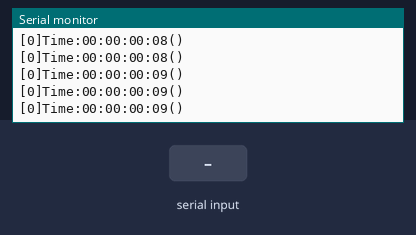
Recording of a sketch running on a simulated Arduino Uno, built with avr-gcc and run on an emulated ATmega328P. Parts: the last lines printed to the serial monitor. The test bench sets the inputs (shaded band).

Above: at 1.2 s.
1.3 s: "90,45\n" received over Serial
At 2.3 s:
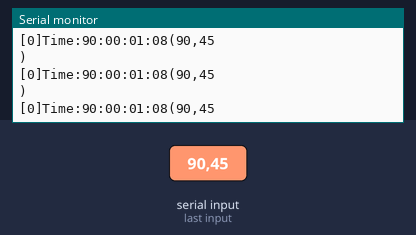
2.9 s: "10\n" received over Serial
At 3.9 s:
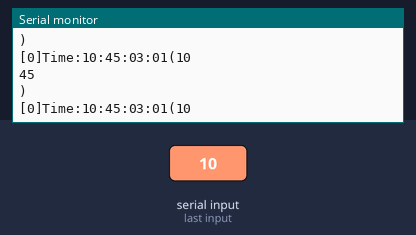
4.5 s: "30,150\n" received over Serial
At 5.1 s:
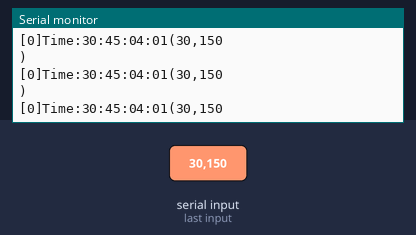
7.5 s: "60\n" received over Serial
At 8.6 s:
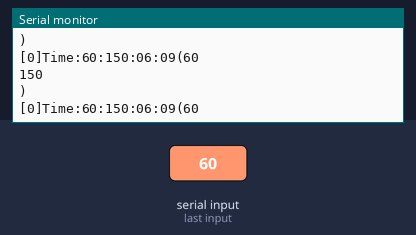
10.5 s: "90 45 200 \n" received over Serial
At 11.0 s:
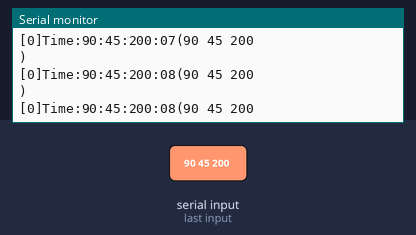
12.1 s: "24\n" received over Serial
At 12.8 s:
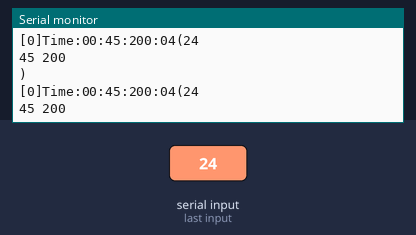
Timing chart, 0 to 14.8 s (numbered marks = the images above; inputs shaded):
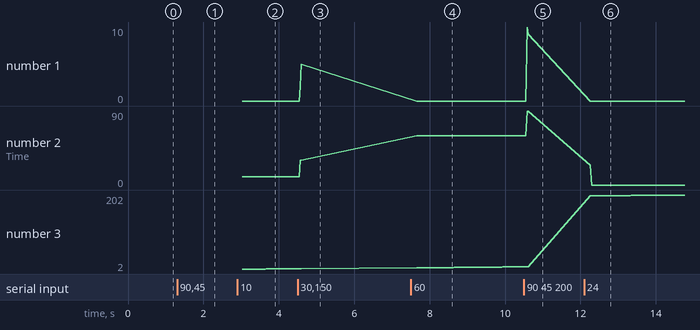

Measured:
- after the input at 1.3 s, the serial monitor: prints a new line after 0.09 s (image 1)
- after the input at 2.9 s, the serial monitor: prints a new line after 0.07 s (image 2)
- after the input at 4.5 s, the serial monitor: prints a new line after 0.07 s (image 3)
- after the input at 7.5 s, the serial monitor: prints a new line after 0.09 s (image 4)
- after the input at 10.5 s, the serial monitor: prints a new line after 0.09 s (image 5)
- after the input at 12.1 s, the serial monitor: prints a new line after 0.09 s (image 6)
- plotted number 2: 10 → 30 after the input at 4.5 s, 30 → 60 after the input at 7.5 s, 60 → 90 after the input at 10.5 s

The sketch:

A02-Arduino-Serial.ino
```cpp
/*
sprintf --> Gather variables into a string for Serial Print
 sprintf(string,"format",variables);

sscanf  --> Read a string from Serial Input and set various variables.
  sscanf (string,"format",&variables);

http://www.cplusplus.com/reference/cstdio/

Serial Communication  ( By Flyandance )
This is a simple clock program for learning how to use Serial
[0]Time:00:00:00:00() <<--This is the Output text from Serial Print
[0] <<-- This is the numbers of bytes in Serial Read buffer (Or number of characters that you have typed in)
Time:00:00:00:00 <<-- This is the time
() <<-- This is your entered string

To set the time, type: #HR[space]#MIN[space]#SEC[space]; for instance 12:34:55 --> (12 34 55 )
You can type in letters too. To clear your inputs, enter few [space]

You can only enter 15 characters/bytes because of the limited size of our array :incoming[15];
But the Serial read buffer supports up to 64 bytes.
 */


int tmsec,tsec,tmin,thr;
unsigned long ta,tb;
char print_string[40];
char incoming[15];
byte c;

void setup (){
  Serial.begin(9600);
   }

void loop  (){

  Serial.println (print_string);

  if (!Serial.available()) {
  c=0;
  }

  if (Serial.available()) {
  incoming[c]=Serial.read();
  c++;
  sscanf (incoming,"%d %d %d ",&thr,&tmin,&tsec);
  }


 sprintf(print_string,"[%01d]Time:%02d:%02d:%02d:%02d(%s)",Serial.available(),thr,tmin,tsec,tmsec,incoming);


  ta=millis();
  if(ta-tb>=100){
    tmsec++;
    tb=ta;
  }

  if(tmsec==10){tmsec=0;tsec++;}
  if(tsec==60){tsec=0;tmin++;}
  if(tmin==60){tmin=0;thr++;}
  if(thr==24){thr=0;}


  }


  /*
  Handy ASCII Table ~ Character Map
!, dec: 33, hex: 21
", dec: 34, hex: 22
#, dec: 35, hex: 23
$, dec: 36, hex: 24
%, dec: 37, hex: 25
&, dec: 38, hex: 26
', dec: 39, hex: 27
(, dec: 40, hex: 28
), dec: 41, hex: 29
*, dec: 42, hex: 2A
+, dec: 43, hex: 2B
,, dec: 44, hex: 2C
-, dec: 45, hex: 2D
., dec: 46, hex: 2E
/, dec: 47, hex: 2F
0, dec: 48, hex: 30
1, dec: 49, hex: 31
2, dec: 50, hex: 32
3, dec: 51, hex: 33
4, dec: 52, hex: 34
5, dec: 53, hex: 35
6, dec: 54, hex: 36
7, dec: 55, hex: 37
8, dec: 56, hex: 38
9, dec: 57, hex: 39
:, dec: 58, hex: 3A
;, dec: 59, hex: 3B
<, dec: 60, hex: 3C
=, dec: 61, hex: 3D
>, dec: 62, hex: 3E
?, dec: 63, hex: 3F
@, dec: 64, hex: 40
A, dec: 65, hex: 41
B, dec: 66, hex: 42
C, dec: 67, hex: 43
D, dec: 68, hex: 44
E, dec: 69, hex: 45
F, dec: 70, hex: 46
G, dec: 71, hex: 47
H, dec: 72, hex: 48
I, dec: 73, hex: 49
J, dec: 74, hex: 4A
K, dec: 75, hex: 4B
L, dec: 76, hex: 4C
M, dec: 77, hex: 4D
N, dec: 78, hex: 4E
O, dec: 79, hex: 4F
P, dec: 80, hex: 50
Q, dec: 81, hex: 51
R, dec: 82, hex: 52
S, dec: 83, hex: 53
T, dec: 84, hex: 54
U, dec: 85, hex: 55
V, dec: 86, hex: 56
W, dec: 87, hex: 57
X, dec: 88, hex: 58
Y, dec: 89, hex: 59
Z, dec: 90, hex: 5A
[, dec: 91, hex: 5B
\, dec: 92, hex: 5C
], dec: 93, hex: 5D
^, dec: 94, hex: 5E
_, dec: 95, hex: 5F
`, dec: 96, hex: 60
a, dec: 97, hex: 61
b, dec: 98, hex: 62
c, dec: 99, hex: 63
d, dec: 100, hex: 64
e, dec: 101, hex: 65
f, dec: 102, hex: 66
g, dec: 103, hex: 67
h, dec: 104, hex: 68
i, dec: 105, hex: 69
j, dec: 106, hex: 6A
k, dec: 107, hex: 6B
l, dec: 108, hex: 6C
m, dec: 109, hex: 6D
n, dec: 110, hex: 6E
o, dec: 111, hex: 6F
p, dec: 112, hex: 70
q, dec: 113, hex: 71
r, dec: 114, hex: 72
s, dec: 115, hex: 73
t, dec: 116, hex: 74
u, dec: 117, hex: 75
v, dec: 118, hex: 76
w, dec: 119, hex: 77
x, dec: 120, hex: 78
y, dec: 121, hex: 79
z, dec: 122, hex: 7A
{, dec: 123, hex: 7B
|, dec: 124, hex: 7C
}, dec: 125, hex: 7D
~, dec: 126, hex: 7E
  */
```
